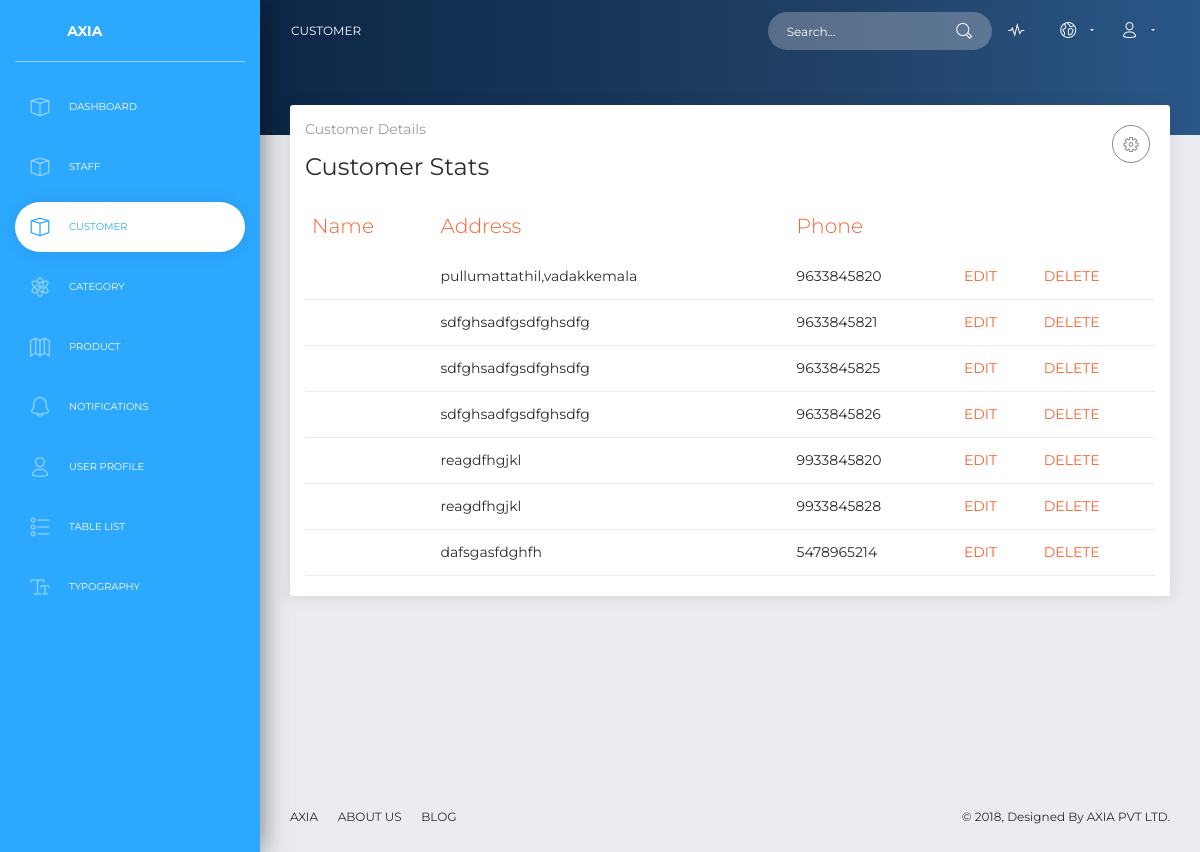
Page /index.php/user/Customer on the earlier database version.
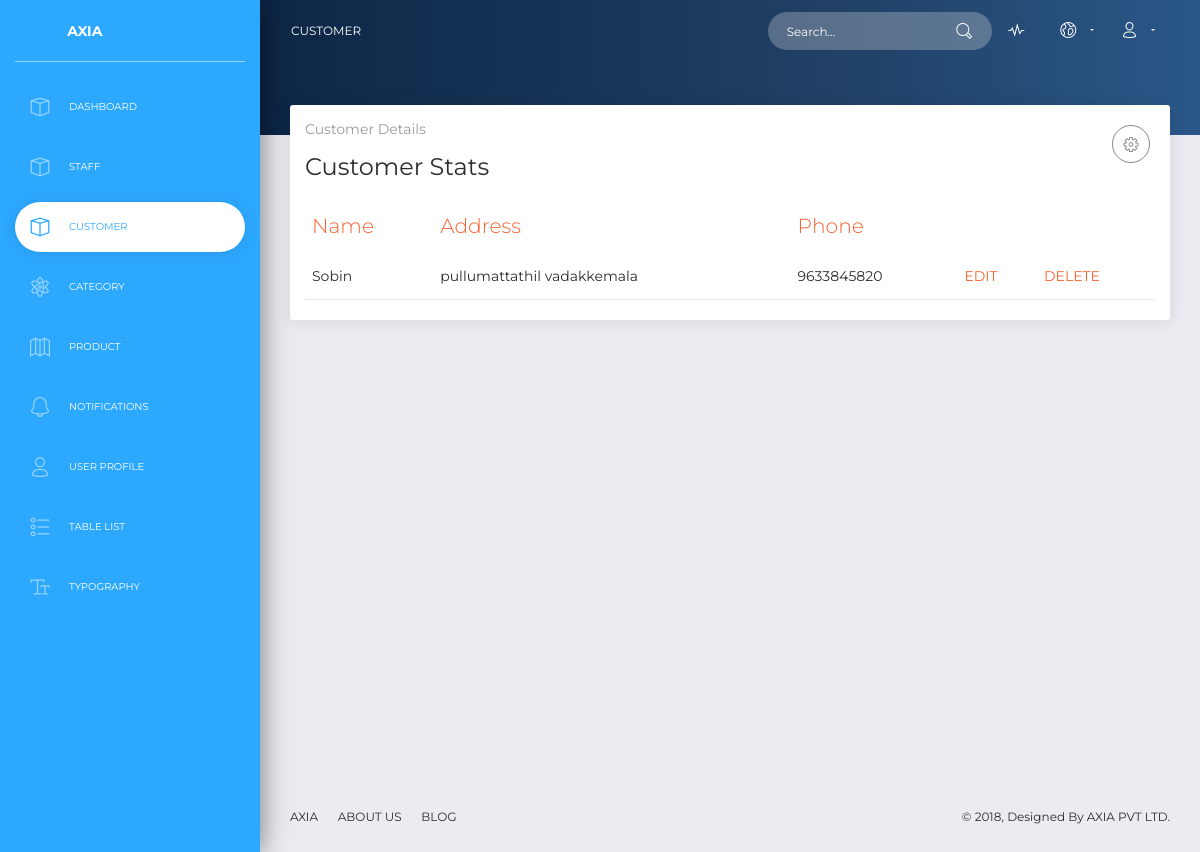
Same page on the later database version.
### tables this page shows
CREATE TABLE IF NOT EXISTS `customer` (
`customer_id` int(11) NOT NULL,
  `cus_first_name` varchar(30) NOT NULL,
  `cus_last_name` varchar(30) NOT NULL,
  `cus_phone` varchar(30) NOT NULL,
  `cus_address` varchar(200) NOT NULL,
  `cus_gender` int(11) NOT NULL DEFAULT '1',
  `cus_dob` date NOT NULL,
  `users_id` int(11) NOT NULL
);

### application/controllers/User.php (called while the page is built, shortened)
<?php
class User extends CI_Controller {
    public function Customer() {
        $data['title'] = 'Customer';
        $this->load->model('Admin_model');
        $data['customer'] =$this->Admin_model->getCustomer();
        $this->load->view('admin/customer/customer',$data);
    }
}

### index.php (called while the page is built, shortened)
<?php
require_once BASEPATH.'core/CodeIgniter.php';

### application/models/Admin_model.php (called while the page is built, shortened)
<?php
class Admin_model extends CI_Model
{
    public function getCustomer() {
        $this->db->select('*');
        $this->db->from('customer');
        $this->db->join('users', 'users.users_id = customer.users_id');
        $query = $this->db->get();
        return $query;
    }
}

### application/views/admin/customer/customer.php (the view, shortened to what the changed rows need)
<!DOCTYPE html>
<html lang="en">
<head>
  <link href="https://use.fontawesome.com/releases/v5.0.6/css/all.css" rel="stylesheet">
  <link href="<?= base_url();?>assets/css/bootstrap.min.css" rel="stylesheet" />
  <link href="<?= base_url();?>assets/css/now-ui-dashboard.css?v=1.1.0" rel="stylesheet" />
  <link href="<?= base_url();?>assets/demo/demo.css" rel="stylesheet" />
</head>
<body class="">
  <div class="wrapper ">
    <div class="main-panel">
      <div class="content">
        <div class="row">
        <div class="col-lg-12">
            <div class="card card-chart">
              <div class="card-body">
                <div class="table-responsive">
                  <table class="table">
                    <thead class=" text-primary">
                      <th>Name</th>
                      <th>Address</th>
                      <th>Phone</th>
                    </thead>
                    <tbody>
                    <?php
                     foreach ($customer->result() as $row)
                      {
                      ?><tr>
                      <td><?php echo $row->cus_first_name;?></td>
                      <td><?php echo $row->cus_address;?></td>
                      <td><?php echo $row->cus_phone;?></td>
                      <td><a href="<?php echo base_url('staff/editStaff/' . $row->customer_id); ?>">EDIT</a></td>
                      <td><a href="<?php echo base_url('staff/deleteStaff/' . $row->customer_id); ?>">DELETE</a></td>
                      </tr>
                    <?php }
                      ?>
                    </tbody>
                  </table>
                </div>
              </div>
            </div>
          </div>
          </div>
        </div>
    </div>
  </div>
</body>
</html>

Differences in the rows shown:
removed customer: cus_address "pullumattathil,vadakkemala", cus_phone "9633845820"
removed customer: cus_address "sdfghsadfgsdfghsdfg", cus_phone "9633845821"
removed customer: cus_address "sdfghsadfgsdfghsdfg", cus_phone "9633845825"
removed customer: cus_address "sdfghsadfgsdfghsdfg", cus_phone "9633845826"
removed customer: cus_address "reagdfhgjkl", cus_phone "9933845820"
removed customer: cus_address "reagdfhgjkl", cus_phone "9933845828"
removed customer: cus_address "dafsgasfdghfh", cus_phone "5478965214"
added customer: cus_first_name "Sobin", cus_address "pullumattathil vadakkemala", cus_phone "9633845820"
